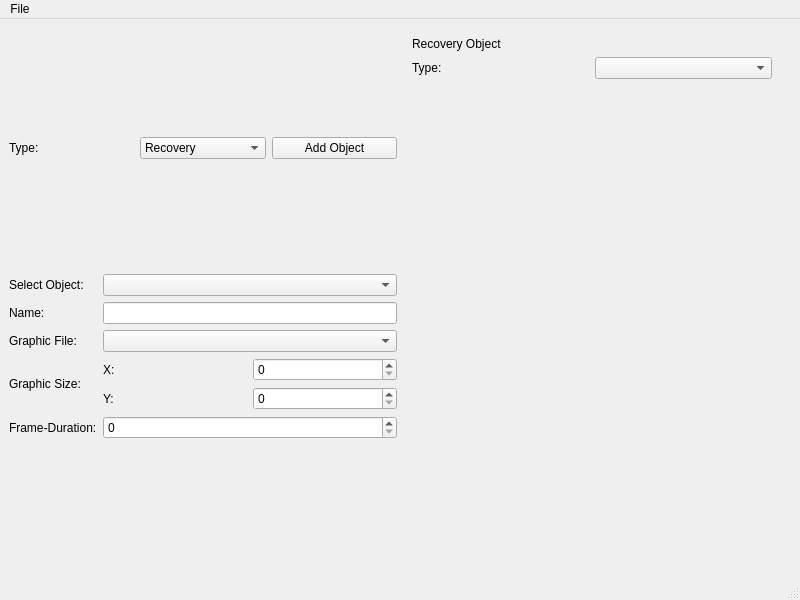
<?xml version="1.0" encoding="UTF-8"?>
<ui version="4.0">
 <class>ObjectEdit</class>
 <widget class="QMainWindow" name="ObjectEdit">
  <property name="geometry">
   <rect>
    <x>0</x>
    <y>0</y>
    <width>800</width>
    <height>600</height>
   </rect>
  </property>
  <property name="windowTitle">
   <string>MainWindow</string>
  </property>
  <widget class="QWidget" name="centralwidget">
   <layout class="QGridLayout" name="gridLayout">
    <item row="0" column="0">
     <layout class="QHBoxLayout" name="horizontalLayout">
      <item>
       <layout class="QVBoxLayout" name="verticalLayout">
        <property name="bottomMargin">
         <number>20</number>
        </property>
        <item>
         <layout class="QGridLayout" name="gridLayout_2">
          <item row="0" column="1">
           <widget class="QComboBox" name="typeSelector">
            <item>
             <property name="text">
              <string>Recovery</string>
             </property>
            </item>
            <item>
             <property name="text">
              <string>Quest</string>
             </property>
            </item>
            <item>
             <property name="text">
              <string>Platform</string>
             </property>
            </item>
            <item>
             <property name="text">
              <string>Util</string>
             </property>
            </item>
           </widget>
          </item>
          <item row="0" column="2">
           <widget class="QPushButton" name="addButton">
            <property name="text">
             <string>Add Object</string>
            </property>
           </widget>
          </item>
          <item row="0" column="0">
           <widget class="QLabel" name="label_2">
            <property name="text">
             <string>Type:</string>
            </property>
           </widget>
          </item>
         </layout>
        </item>
        <item>
         <layout class="QGridLayout" name="gridLayout_5">
          <item row="0" column="0">
           <widget class="QLabel" name="label">
            <property name="text">
             <string>Select Object:</string>
            </property>
           </widget>
          </item>
          <item row="3" column="0">
           <widget class="QLabel" name="label_5">
            <property name="text">
             <string>Graphic Size:</string>
            </property>
           </widget>
          </item>
          <item row="1" column="0">
           <widget class="QLabel" name="label_3">
            <property name="text">
             <string>Name:</string>
            </property>
           </widget>
          </item>
          <item row="0" column="1">
           <widget class="QComboBox" name="currentObjectSelector"/>
          </item>
          <item row="2" column="0">
           <widget class="QLabel" name="label_4">
            <property name="text">
             <string>Graphic File:</string>
            </property>
           </widget>
          </item>
          <item row="4" column="0">
           <widget class="QLabel" name="label_6">
            <property name="text">
             <string>Frame-Duration:</string>
            </property>
           </widget>
          </item>
          <item row="4" column="1">
           <widget class="QSpinBox" name="spinBox"/>
          </item>
          <item row="3" column="1">
           <layout class="QGridLayout" name="gridLayout_7">
            <item row="0" column="0">
             <widget class="QLabel" name="label_7">
              <property name="text">
               <string>X:</string>
              </property>
             </widget>
            </item>
            <item row="1" column="0">
             <widget class="QLabel" name="label_8">
              <property name="text">
               <string>Y:</string>
              </property>
             </widget>
            </item>
            <item row="0" column="1">
             <widget class="QSpinBox" name="spinBox_2"/>
            </item>
            <item row="1" column="1">
             <widget class="QSpinBox" name="spinBox_3"/>
            </item>
           </layout>
          </item>
          <item row="2" column="1">
           <widget class="QComboBox" name="graphicFilenameComboBox"/>
          </item>
          <item row="1" column="1">
           <widget class="QLineEdit" name="nameLineEdit"/>
          </item>
         </layout>
        </item>
       </layout>
      </item>
     </layout>
    </item>
    <item row="0" column="1">
     <layout class="QGridLayout" name="gridLayout_6">
      <property name="rightMargin">
       <number>10</number>
      </property>
      <item row="0" column="0">
       <widget class="QStackedWidget" name="stackedWidget">
        <property name="currentIndex">
         <number>0</number>
        </property>
        <widget class="QWidget" name="page">
         <layout class="QGridLayout" name="gridLayout_9">
          <item row="2" column="0">
           <spacer name="verticalSpacer">
            <property name="orientation">
             <enum>Qt::Vertical</enum>
            </property>
            <property name="sizeHint" stdset="0">
             <size>
              <width>20</width>
              <height>40</height>
             </size>
            </property>
           </spacer>
          </item>
          <item row="0" column="0">
           <layout class="QVBoxLayout" name="verticalLayout_2">
            <property name="bottomMargin">
             <number>20</number>
            </property>
            <item>
             <widget class="QLabel" name="label_9">
              <property name="text">
               <string>Recovery Object</string>
              </property>
             </widget>
            </item>
            <item>
             <layout class="QGridLayout" name="gridLayout_8">
              <item row="2" column="1">
               <widget class="QComboBox" name="comboBox_4"/>
              </item>
              <item row="2" column="0">
               <widget class="QLabel" name="label_10">
                <property name="text">
                 <string>Type:</string>
                </property>
               </widget>
              </item>
             </layout>
            </item>
           </layout>
          </item>
         </layout>
        </widget>
        <widget class="QWidget" name="page_2"/>
       </widget>
      </item>
     </layout>
    </item>
   </layout>
  </widget>
  <widget class="QMenuBar" name="menubar">
   <property name="geometry">
    <rect>
     <x>0</x>
     <y>0</y>
     <width>800</width>
     <height>27</height>
    </rect>
   </property>
   <widget class="QMenu" name="menuFile">
    <property name="title">
     <string>File</string>
    </property>
    <addaction name="actionReload"/>
    <addaction name="actionSave"/>
    <addaction name="actionExit"/>
   </widget>
   <addaction name="menuFile"/>
  </widget>
  <widget class="QStatusBar" name="statusbar"/>
  <action name="actionReload">
   <property name="text">
    <string>Reload</string>
   </property>
  </action>
  <action name="actionSave">
   <property name="text">
    <string>Save</string>
   </property>
  </action>
  <action name="actionExit">
   <property name="text">
    <string>Exit</string>
   </property>
  </action>
 </widget>
 <resources/>
 <connections/>
</ui>
